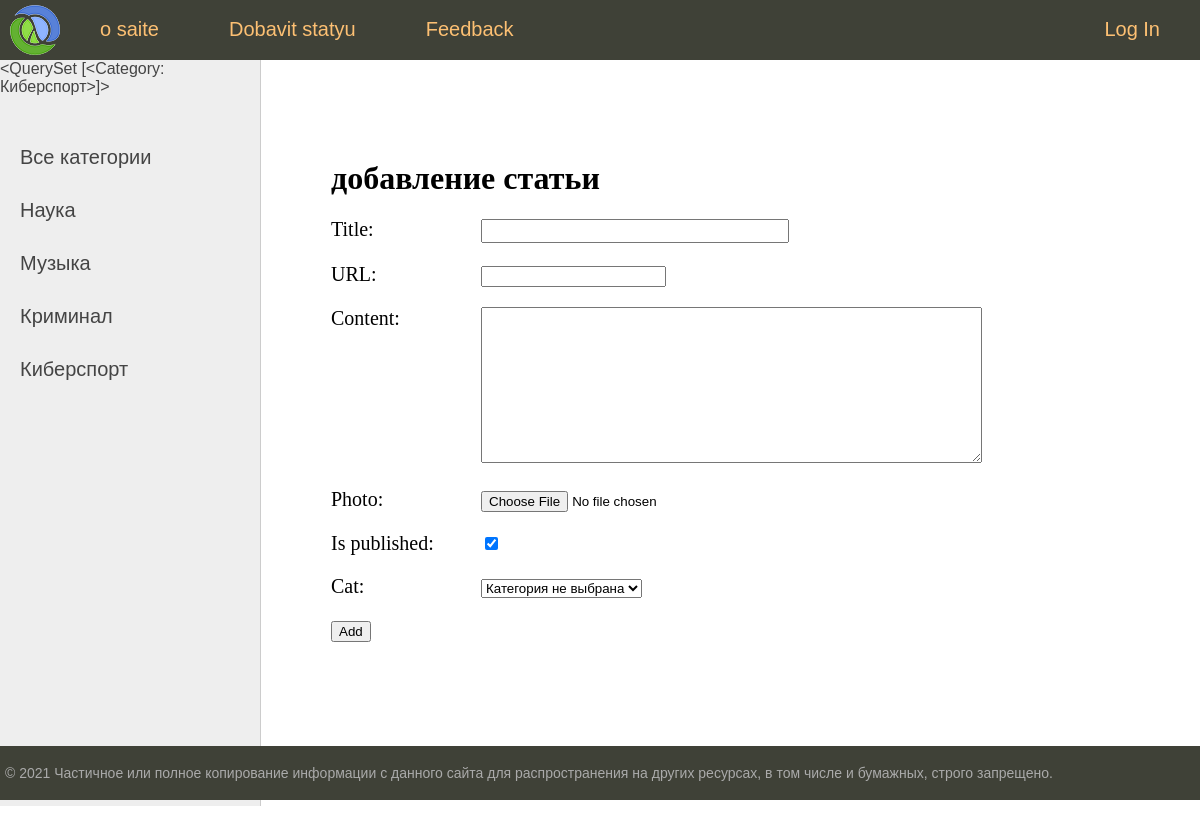
The page /addpage/ on the database its author committed.
### news/models.py (models this page shows)
class Category(models.Model):
    name = models.CharField(max_length=100, db_index=True, verbose_name='категорияe')
    slug = models.SlugField(max_length=100, unique=True, db_index=True, verbose_name='URL')
    def __str__(self):
        return self.name
    def get_absolute_url(self):
        return reverse('category', kwargs={'cat_id': self.pk})
    class Meta:
        verbose_name = 'категория'
        verbose_name_plural = 'категории'
        ordering = ['id']

### news/views.py (the view)
# urls.py: path('addpage/', addpage, name='add_page'),
def addpage(request):
    if request.method == 'POST':
        form = AddPostForm(request.POST, request.FILES)
        if form.is_valid():
            form.save()
            return redirect('home')
    else:
        form = AddPostForm()
    return render(request, 'news/addpage.html', {'form': form, 'title': 'добавление статьи'})

### news/forms.py (shortened to what this page needs)
class AddPostForm(forms.ModelForm):
    def __init__(self, *args, **kwargs):
        super().__init__(*args, **kwargs)
        self.fields['cat'].empty_label = "Категория не выбрана"
    class Meta:
        model = News
        fields = ['title', 'slug', 'content', 'photo', 'is_published', 'cat']
        widgets = {
            'title': forms.TextInput(attrs={'class': 'form-input'}),
            'content': forms.Textarea(attrs={'cols': 60, 'rows': 10}),
        }

### news/templatetags/news_tag.py (called while the page is built)
@register.simple_tag()
def get_categories(filter=None):
    if not filter:
        return Category.objects.all()
    else:
        return Category.objects.filter(pk=filter)

@register.inclusion_tag('news/list_categories.html')
def show_categories(sort=None,cat_selected=0):
    if not sort:
        cats = Category.objects.all()
    else:
        cats = Category.objects.order_by(sort)
    return {"cats":cats, "cat_selected": cat_selected}

@register.inclusion_tag('news/menu.html')
def show_menu():
    menu = [
        {'title': 'o saite', 'url_name': 'about'},
        {'title': 'Dobavit statyu', 'url_name': 'add_page'},
        {'title': 'Feedback', 'url_name': 'contact'},
        {'title': 'Log In', 'url_name': 'login'},
    ]
    return {"menu": menu}

### news/templates/news/addpage.html (shortened to what this page needs)
{% extends 'news/base.html' %}
{% block content %}
<h1>{{title}}</h1>
<form action="{% url 'add_page' %}" method="post" enctype="multipart/form-data">
    {% for f in form %}
<p><label class="form-label" for="{{ f.id_for_label }}">{{f.label}}: </label>{{ f }}</p>
    {% endfor %}
    <button type="submit">Add</button>
</form>
{% endblock %}

### news/templates/news/base.html (shortened to what this page needs)
{% load static %}
{% load news_tag %}
<!DOCTYPE html>
<html>
<head>
	<link type="text/css" href="{% static 'news/css/styles.css' %}" rel="stylesheet" />
</head>
<body>
<table class="table-page" border=0 cellpadding="0" cellspacing="0">
<tr><td valign=top>
{% block mainmenu %}
	{% show_menu %}
{% endblock mainmenu %}
<table class="table-content" border=0 cellpadding="0" cellspacing="0">
<tr>
	<td valign="top" class="left-chapters">
		{% get_categories filter=2 %}
	<ul id="leftchapters">
		{% if cat_selected == 0 %}
			<li class="selected">Все категории</li>
		{% else %}
			<li><a href="{% url 'home' %}">Все категории</a> </li>
		{% endif %}
		{% show_categories '-name' cat_selected %}
	</ul>
</td>
<td valign="top" class="content">
	<div class="content-text">
{% block content %}
{% endblock %}
	</div>
</td></tr></table>
</td></tr>
<tr><td valign=top>
	<div id="footer">
		<p>&copy; 2021 Частичное или полное копирование информации с данного сайта для распространения на других ресурсах, в том числе и бумажных, строго запрещено.</p>
	</div>
</td></tr></table>
</body>
</html>

### news/templates/news/list_categories.html
{% for c in cats %}
			{% if c.pk == cat_selected %}
				<li class="selected">{{c.name}}</li>
			{% else %}
				<li><a href="{{ c.get_absolute_url }}">{{ c.name }}</a> </li>
			{% endif %}
{% endfor %}

### news/static/news/css/styles.css (style rules this page uses)
html, body { font-family: 'Arial'; margin: 0; padding: 0; height: 100%; width: 100%; color: #444; }
a { color: #0059b2; text-decoration: none; }
.table-page { width: 100%; height: 100%; vertical-align: top; }
.table-page tr { height: 100%; }
.table-content { width: 100%; min-height: 100%; height: 100%; }
.left-chapters { margin: 0; background: #eee; border-right: 1px solid #ccc; min-height: 100%; }
.left-chapters ul { width: 230px; min-height: 100%; margin: 0; padding: 20px 10px 10px 20px; list-style: none; font-size: 20px; }
.left-chapters ul li { margin: 30px 0 0 0; color: #999; }
.left-chapters ul li a { color: #444; text-decoration: none; }
.content { padding: 40px 20px 20px 40px; width: 100%; box-sizing: border-box; }
.content-text { margin: 60px 0 0 30px; color: #000; font-size: 20px; font-family: Yandex Sans Display Light; }
.content-text h1 { font-size: 32px; }
#footer { box-sizing: border-box; background: #3F4137; padding: 5px; color: #aaa; font-size: 14px; font-family: Verdana, Geneva, Arial, Helvetica; text-align: left; overflow: hidden; }
.form-input { width: 300px; font-size: 16px; }
.form-label { display: inline-block; min-width: 150px; vertical-align: top; }

### rows shown on the page
Category: name "<QuerySet [<Category: Киберспорт>]>", name "Киберспорт"
Category: name "Наука"
Category: name "Музыка"
Category: name "Криминал"

### other values the page prints
{{ m.title }} "o saite" "Dobavit statyu" "Feedback"
{{ m.title }} "Log In"
{{ title }} "добавление статьи"
{{ f.label }} "Title" "URL" "Content" "Photo" "Is published" "Cat"
